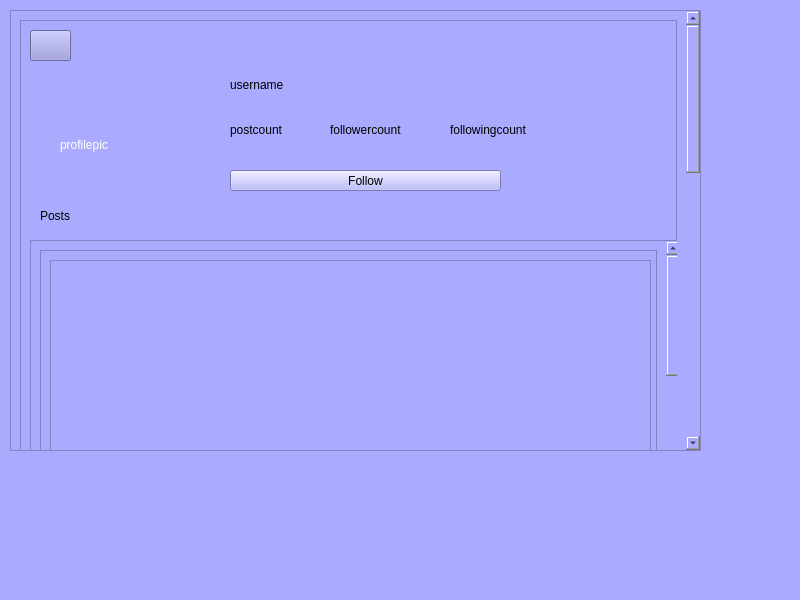
<?xml version="1.0" encoding="UTF-8"?>
<ui version="4.0">
 <class>MainWindow</class>
 <widget class="QMainWindow" name="MainWindow">
  <property name="geometry">
   <rect>
    <x>0</x>
    <y>0</y>
    <width>800</width>
    <height>600</height>
   </rect>
  </property>
  <property name="windowTitle">
   <string>MainWindow</string>
  </property>
  <property name="styleSheet">
   <string notr="true">background-color: rgb(170, 170, 255);</string>
  </property>
  <widget class="QWidget" name="centralwidget">
   <widget class="QScrollArea" name="scrollArea">
    <property name="geometry">
     <rect>
      <x>10</x>
      <y>10</y>
      <width>691</width>
      <height>441</height>
     </rect>
    </property>
    <property name="styleSheet">
     <string notr="true">background-color: rgb(170, 170, 255); background-color: rgb(134, 134, 201); color: rgb(0, 0, 0);
background-color: rgb(170, 170, 255);</string>
    </property>
    <property name="widgetResizable">
     <bool>true</bool>
    </property>
    <widget class="QWidget" name="scrollAreaWidgetContents">
     <property name="geometry">
      <rect>
       <x>0</x>
       <y>0</y>
       <width>676</width>
       <height>1212</height>
      </rect>
     </property>
     <layout class="QVBoxLayout" name="verticalLayout">
      <item>
       <widget class="QFrame" name="frame">
        <property name="minimumSize">
         <size>
          <width>0</width>
          <height>1200</height>
         </size>
        </property>
        <property name="styleSheet">
         <string notr="true">background-color: rgb(170, 170, 255); color: rgb(0, 0, 0);</string>
        </property>
        <property name="frameShape">
         <enum>QFrame::StyledPanel</enum>
        </property>
        <property name="frameShadow">
         <enum>QFrame::Raised</enum>
        </property>
        <widget class="QLabel" name="profilepic">
         <property name="geometry">
          <rect>
           <x>40</x>
           <y>50</y>
           <width>151</width>
           <height>151</height>
          </rect>
         </property>
         <property name="styleSheet">
          <string notr="true">border-color: rgb(255, 255, 255); border-top-color: rgb(255, 255, 255); color: rgb(0, 0, 0);</string>
         </property>
         <property name="text">
          <string>&lt;html&gt;&lt;head/&gt;&lt;body&gt;&lt;p&gt;&lt;span style=&quot; color:#ffffff;&quot;&gt;profilepic&lt;/span&gt;&lt;/p&gt;&lt;/body&gt;&lt;/html&gt;</string>
         </property>
        </widget>
        <widget class="QLabel" name="username">
         <property name="geometry">
          <rect>
           <x>210</x>
           <y>50</y>
           <width>291</width>
           <height>31</height>
          </rect>
         </property>
         <property name="text">
          <string>&lt;html&gt;&lt;head/&gt;&lt;body&gt;&lt;p&gt;&lt;span style=&quot; color:#000000;&quot;&gt;username&lt;/span&gt;&lt;/p&gt;&lt;/body&gt;&lt;/html&gt;</string>
         </property>
        </widget>
        <widget class="QLabel" name="label">
         <property name="geometry">
          <rect>
           <x>210</x>
           <y>100</y>
           <width>71</width>
           <height>21</height>
          </rect>
         </property>
         <property name="text">
          <string>&lt;html&gt;&lt;head/&gt;&lt;body&gt;&lt;p&gt;&lt;span style=&quot; color:#000000;&quot;&gt;postcount&lt;/span&gt;&lt;/p&gt;&lt;/body&gt;&lt;/html&gt;</string>
         </property>
        </widget>
        <widget class="QLabel" name="label_2">
         <property name="geometry">
          <rect>
           <x>310</x>
           <y>100</y>
           <width>81</width>
           <height>21</height>
          </rect>
         </property>
         <property name="text">
          <string>&lt;html&gt;&lt;head/&gt;&lt;body&gt;&lt;p&gt;&lt;span style=&quot; color:#000000;&quot;&gt;followercount&lt;/span&gt;&lt;/p&gt;&lt;/body&gt;&lt;/html&gt;</string>
         </property>
        </widget>
        <widget class="QLabel" name="label_3">
         <property name="geometry">
          <rect>
           <x>430</x>
           <y>100</y>
           <width>81</width>
           <height>21</height>
          </rect>
         </property>
         <property name="text">
          <string>&lt;html&gt;&lt;head/&gt;&lt;body&gt;&lt;p&gt;&lt;span style=&quot; color:#000000;&quot;&gt;followingcount&lt;/span&gt;&lt;/p&gt;&lt;/body&gt;&lt;/html&gt;</string>
         </property>
        </widget>
        <widget class="QPushButton" name="pushButton">
         <property name="geometry">
          <rect>
           <x>10</x>
           <y>10</y>
           <width>41</width>
           <height>31</height>
          </rect>
         </property>
         <property name="styleSheet">
          <string notr="true">background-color: rgb(145, 145, 217);</string>
         </property>
         <property name="text">
          <string/>
         </property>
         <property name="icon">
          <iconset>
           <normaloff>ICONS/feather/arrow-left.svg</normaloff>ICONS/feather/arrow-left.svg</iconset>
         </property>
         <property name="iconSize">
          <size>
           <width>24</width>
           <height>24</height>
          </size>
         </property>
        </widget>
        <widget class="QPushButton" name="pushButton_2">
         <property name="geometry">
          <rect>
           <x>210</x>
           <y>150</y>
           <width>271</width>
           <height>21</height>
          </rect>
         </property>
         <property name="text">
          <string>Follow</string>
         </property>
        </widget>
        <widget class="QScrollArea" name="scrollArea_2">
         <property name="geometry">
          <rect>
           <x>10</x>
           <y>220</y>
           <width>651</width>
           <height>401</height>
          </rect>
         </property>
         <property name="widgetResizable">
          <bool>true</bool>
         </property>
         <widget class="QWidget" name="scrollAreaWidgetContents_2">
          <property name="geometry">
           <rect>
            <x>0</x>
            <y>0</y>
            <width>636</width>
            <height>1212</height>
           </rect>
          </property>
          <layout class="QVBoxLayout" name="verticalLayout_2">
           <item>
            <widget class="QFrame" name="frame_2">
             <property name="minimumSize">
              <size>
               <width>0</width>
               <height>1200</height>
              </size>
             </property>
             <property name="styleSheet">
              <string notr="true">color: rgb(0, 0, 0);</string>
             </property>
             <property name="frameShape">
              <enum>QFrame::StyledPanel</enum>
             </property>
             <property name="frameShadow">
              <enum>QFrame::Raised</enum>
             </property>
             <widget class="QListWidget" name="listWidget">
              <property name="geometry">
               <rect>
                <x>10</x>
                <y>10</y>
                <width>601</width>
                <height>1181</height>
               </rect>
              </property>
              <property name="styleSheet">
               <string notr="true">color: rgb(0, 0, 0);</string>
              </property>
             </widget>
            </widget>
           </item>
          </layout>
         </widget>
        </widget>
        <widget class="QLabel" name="label_4">
         <property name="geometry">
          <rect>
           <x>20</x>
           <y>180</y>
           <width>111</width>
           <height>31</height>
          </rect>
         </property>
         <property name="text">
          <string>Posts</string>
         </property>
        </widget>
       </widget>
      </item>
     </layout>
    </widget>
   </widget>
  </widget>
  <widget class="QStatusBar" name="statusbar"/>
 </widget>
 <resources>
  <include location="ICONS/resources.qrc"/>
 </resources>
 <connections/>
</ui>
